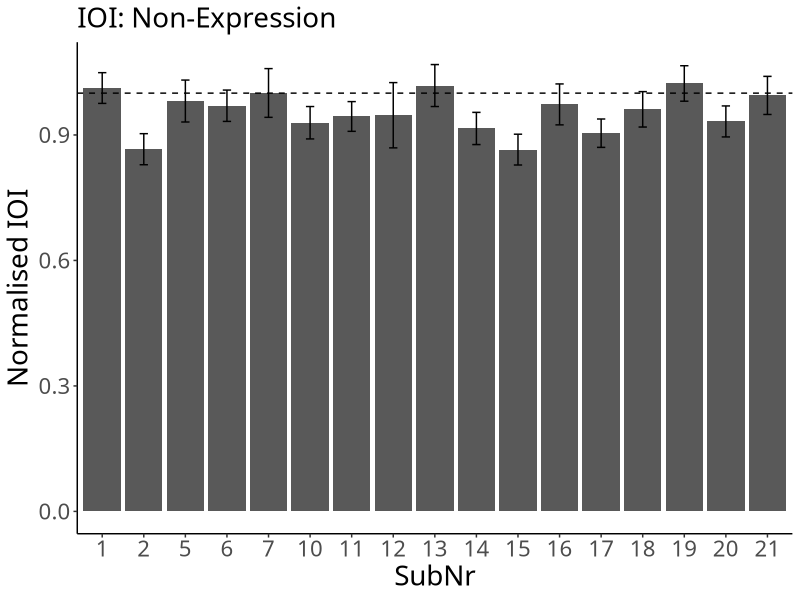
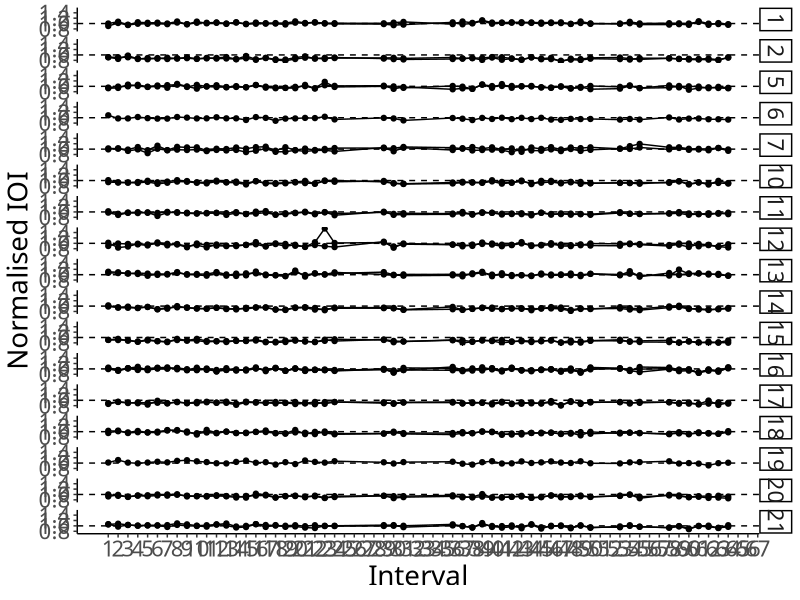
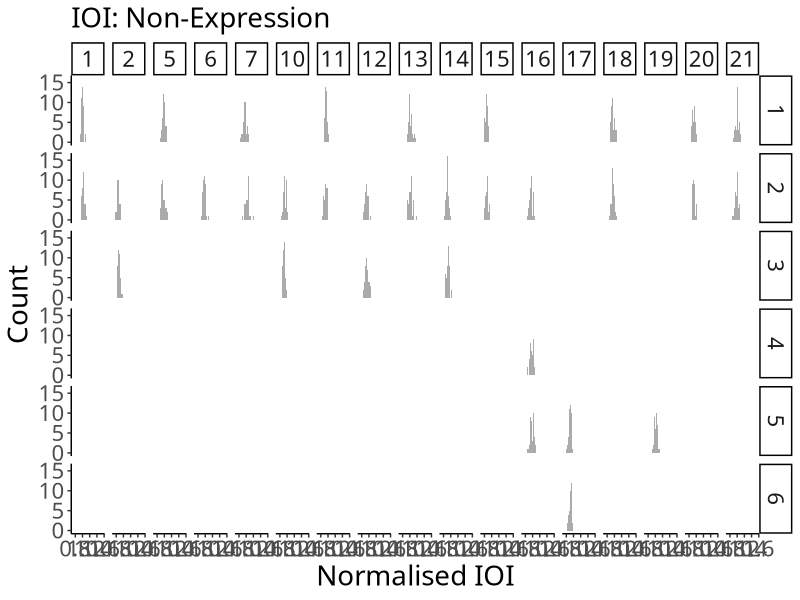
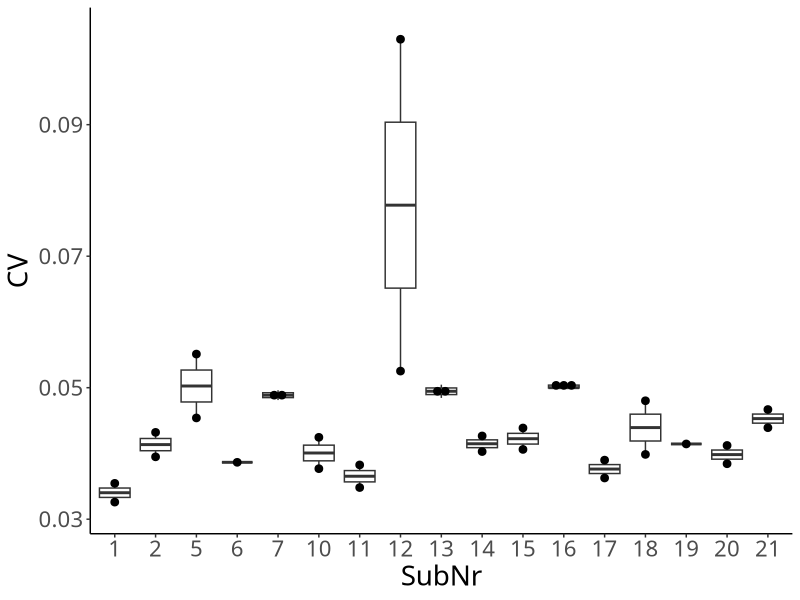

Source code (R) for these figures, in order:
## ---- chunk 1
# packages
# data manipulation
if (!require("data.table")) {install.packages("data.table"); require("data.table")}
# plot
if (!require("ggplot2")) {install.packages("ggplot2"); require("ggplot2")}

# ggplots
theme_set(theme_classic())
theme_update(text = element_text(size = 20, family = "Helvetica Neue LT Std 57 Condensed"), legend.position = "bottom")
## ---- chunk 2
dt_ioi <- fread("./preprocessor/filtered/data_onset.csv", header = T, sep = ",", dec = ".") # read a filtered csv

# SubNr as a factor
dt_ioi$SubNr <- as.factor(dt_ioi$SubNr)

# assign RowNr
dt_ioi$RowNr <- rep(1:72, nrow(dt_ioi)/72)
## ---- chunk 3
# calculate normIOIs
dt_ioi$IOI <- diff(c(0, dt_ioi$TimeStamp))

# convert bpm to ms
dt_ioi[Tempo == 120]$Tempo <- 250
dt_ioi[Tempo == 110]$Tempo <- 273
dt_ioi[Tempo == 100]$Tempo <- 300

# normalise IOIs
dt_ioi$normIOI <- dt_ioi$IOI/dt_ioi$Tempo

# remove the first note
dt_ioi <- dt_ioi[RowNr != 1]

# assign Interval
dt_ioi$Interval <- rep(1:71, nrow(dt_ioi)/71)

# remove irrelevant intervals
ls_irrelevant <- list(c(25:28), c(32:35), c(51:52), c(56:57), c(65:71))
dt_ioi$EighthNote <- "Yes"

for (phrase in 1:length(ls_irrelevant)){
  for (note in 1:length(ls_irrelevant[[phrase]])){
    dt_ioi[Interval == ls_irrelevant[[phrase]][note]]$EighthNote <- "No"
  }
}
## ---- chunk 4
# For each individual
ioi <- dt_ioi[EighthNote == "Yes", .(N = length(normIOI), Mean = mean(normIOI), SD = sd(normIOI)), by = .(SubNr)]
print(ioi)
## ---- chunk 5
p_ioi <- ggplot(data = ioi, aes(x = SubNr, y = Mean)) +
  geom_bar(stat = "identity", position = position_dodge()) +
  geom_errorbar(aes(ymin = Mean - SD, ymax = Mean + SD),
                width = .2, position = position_dodge(.9)) +
  geom_hline(yintercept = 1, linetype = "dashed") + # Tempo
  labs(y = "Normalised IOI", subtitle = "IOI: Non-Expression")
p_ioi
## ---- chunk 6
# For each individual
ioi_seq <- dt_ioi[EighthNote == "Yes", .(N = length(normIOI), Mean = mean(normIOI)), by = .(SubNr, TrialNr, Interval)]

p_ioi_seq <- ggplot(data = ioi_seq, aes(x = Interval, y = Mean, group = TrialNr)) +
  geom_line() +
  geom_point() +
  geom_hline(yintercept = 1, linetype = "dashed") + # Tempo
  facet_grid(SubNr ~ .) +
  labs(x = "Interval", y = "Normalised IOI") + scale_x_continuous(breaks=seq(1,71,1))
p_ioi_seq
## ---- chunk 7
p_ioi_dis <- ggplot(dt_ioi[EighthNote == "Yes"], aes(x = normIOI)) +
  geom_histogram(binwidth = .02, alpha = .5, position = "identity") +
  facet_grid(TrialNr ~ SubNr) +
  labs(x = "Normalised IOI", y = "Count", subtitle = "IOI: Non-Expression")
p_ioi_dis
## ---- chunk 8
# Group mean
ioi_all <- ioi[, .(N = length(Mean), Mean = mean(Mean), SD = sd(Mean))]
print(ioi_all)
## ---- chunk 9
ioi_trial <- dt_ioi[EighthNote == "Yes", .(N = length(normIOI), Mean = mean(normIOI), SD = sd(normIOI)), by = .(SubNr, TrialNr)]

excluded_ioi <- ioi_trial[Mean < ioi_all$Mean+3*ioi_all$SD & Mean > ioi_all$Mean-3*ioi_all$SD]
print(excluded_ioi)
## ---- chunk 10
# for each participant
cv <- dt_ioi[EighthNote == "Yes", .(N = length(normIOI), CV = sd(normIOI)/mean(normIOI)) , by = .(SubNr, TrialNr)]
cv
## ---- chunk 11
p_cv_box <- ggplot(cv, aes(x = SubNr, y = CV)) +
  geom_boxplot() +
  geom_dotplot(binaxis = 'y', stackdir = 'center', dotsize = 0.5)
p_cv_box
## ---- chunk 12
# for all
cv_all <- cv[, .(N = length(CV), Mean = mean(CV), SD = sd(CV))]
print(cv_all)
## ---- chunk 13
excluded_cv <- cv[CV < cv_all$Mean+3*(cv_all$SD) & CV > cv_all$Mean-3*cv_all$SD]
print(excluded_cv)
## ---- chunk 14
fwrite(excluded_cv, "./onset_valid.csv")
